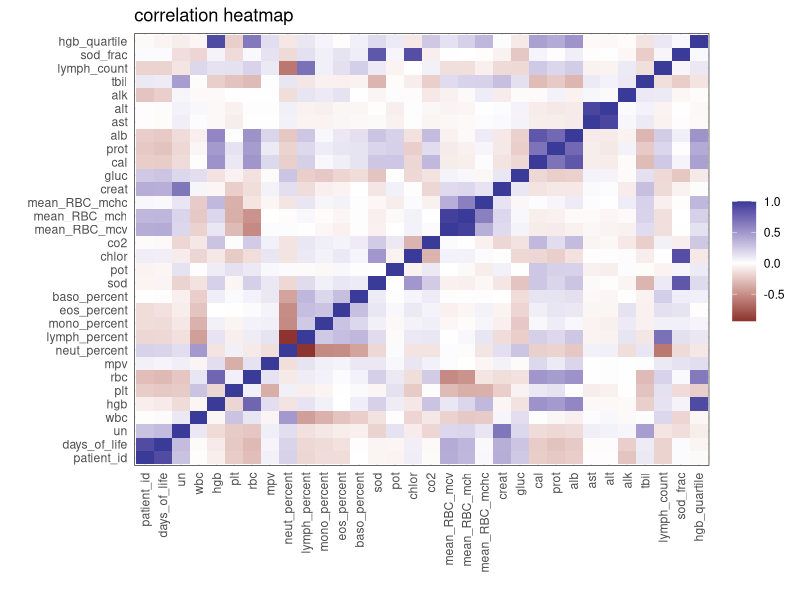
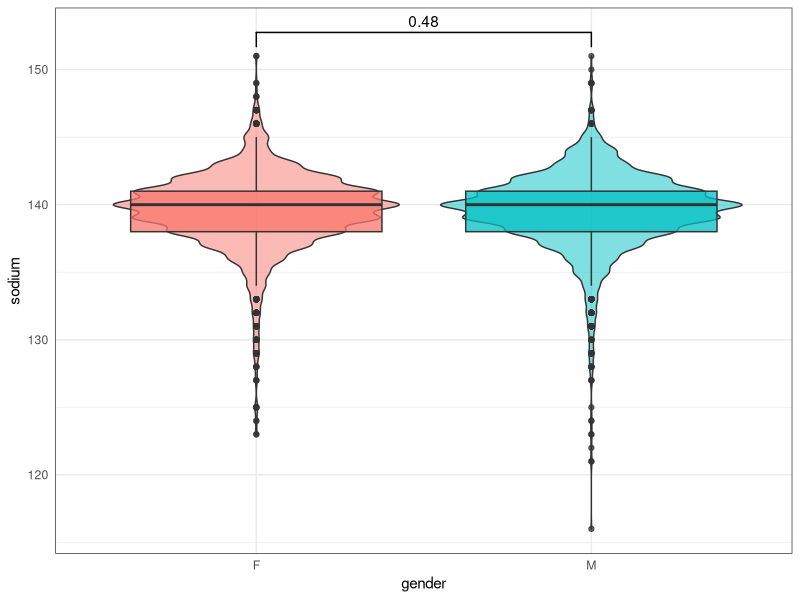
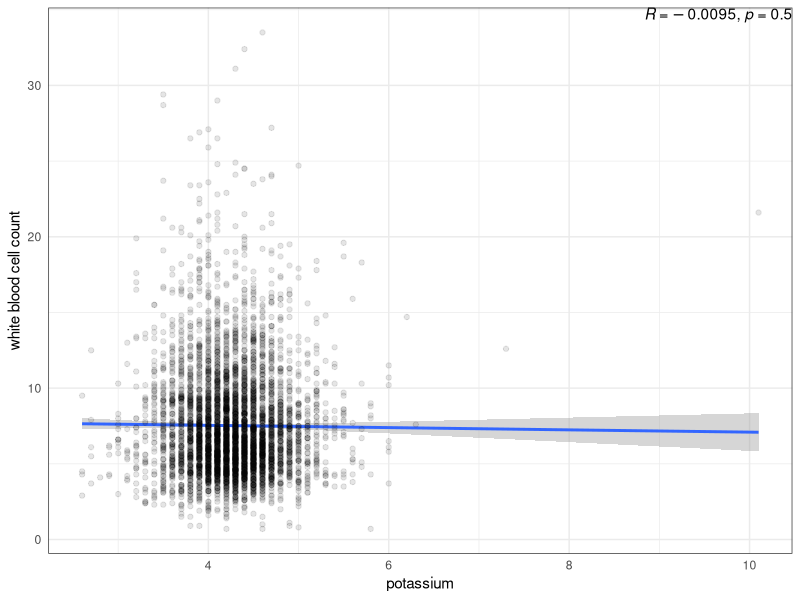
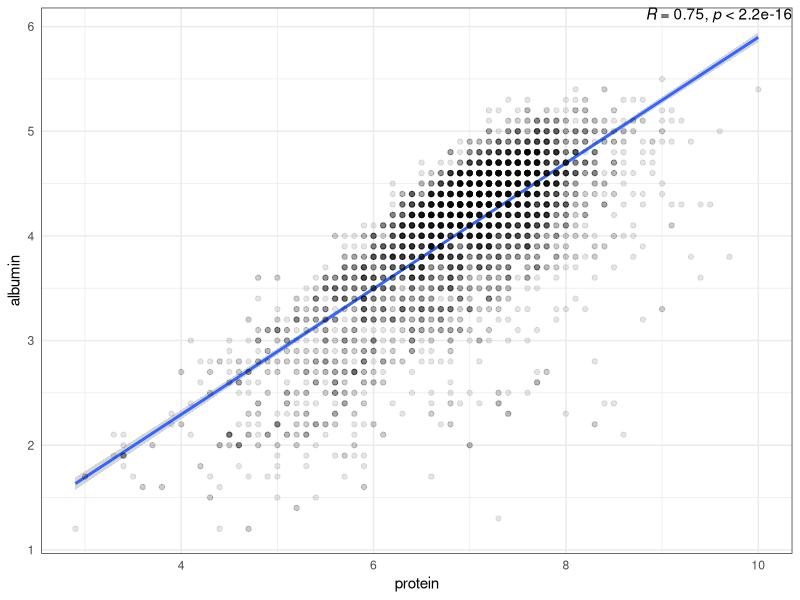
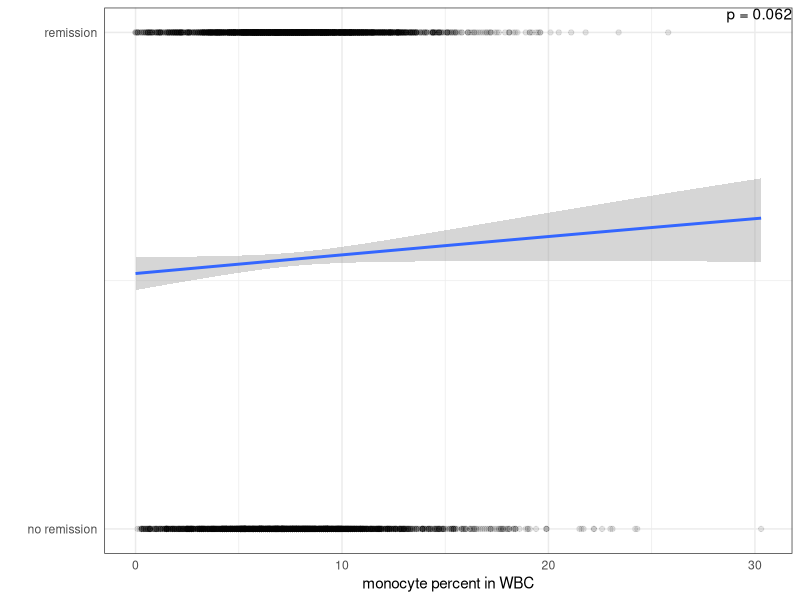
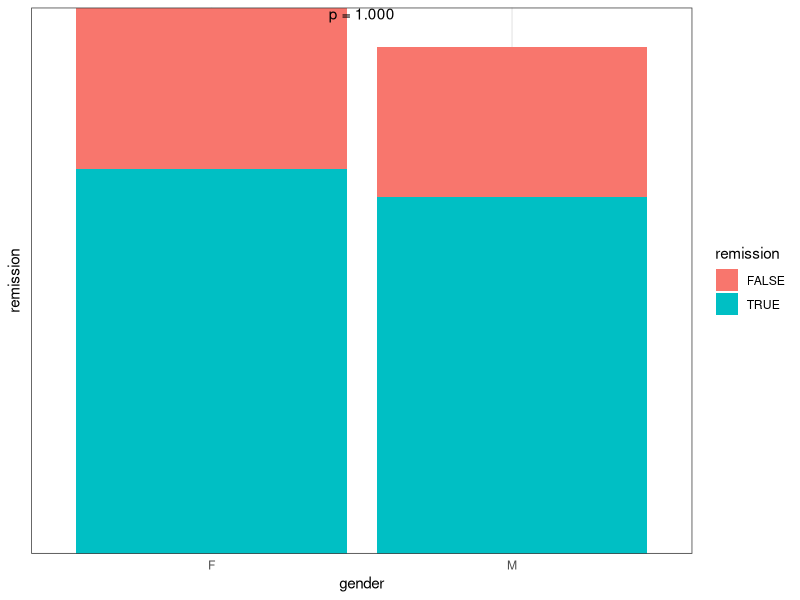
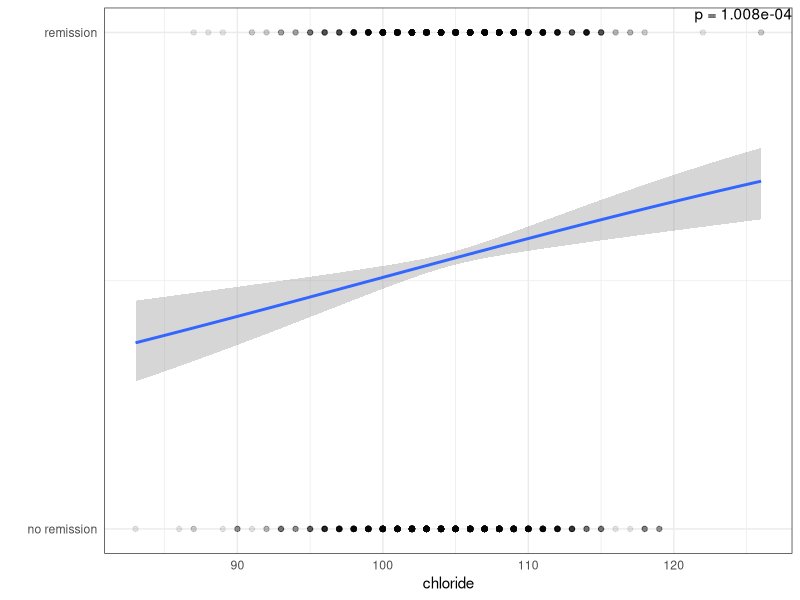
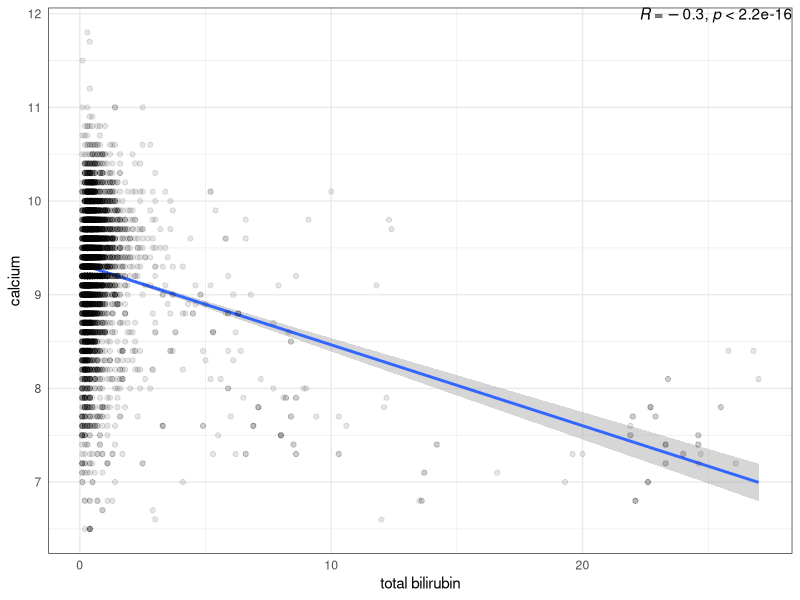

These figures' R source, in order:
## ---- chunk 1
knitr::opts_chunk$set(echo = TRUE)
## ---- chunk 2
library(tidyverse)
library(here)
library(reshape2)
library(ggpubr)
library(patchwork)

df = read_table(here("Data", "joined_adjusted.tsv"))

theme_set(theme_bw() +
            theme(axis.ticks = element_blank()))
## ---- chunk 3
cor(df[, sapply(df, is.numeric)], use = "complete.obs") %>%
  reshape2::melt() %>%
  ggplot(aes(Var1, Var2, fill = value)) +
  geom_tile() +
  scale_fill_gradient2() +
  theme(axis.text.x = element_text(angle = 90, hjust = 1, vjust = .5)) +
  labs(x = "", y = "", fill = "", title = "correlation heatmap")
## ---- chunk 4
df %>%
  ggplot(aes(gender, sod, fill = gender)) +
  geom_violin(alpha = .5) +
  geom_boxplot(alpha = .75) +
  geom_signif(comparisons = list(c("M", "F")), test = "t.test") +
  labs(y = "sodium") +
  theme(legend.position = "none")
## ---- chunk 5
p_val = signif(t.test(df[df$gender == "F",]$sod, df[df$gender == "M",]$sod)$p.value, 2)
## ---- chunk 6
df %>%
  ggplot(aes(pot, wbc)) +
  geom_smooth(method = "lm") +
  geom_point(alpha = .1) +
  stat_cor(label.x = Inf, label.y = Inf, hjust = 1, vjust = 1) +
  labs(x = "potassium", y = "white blood cell count")
## ---- chunk 7
ct = cor.test(df$pot, df$wbc)
pearson_r = signif(ct$estimate, 2)
p_val = signif(ct$p.value, 2)
## ---- chunk 8
df %>%
  ggplot(aes(prot, alb)) +
  geom_smooth(method = "lm") +
  geom_point(alpha = .1) +
  stat_cor(label.x = Inf, label.y = Inf, hjust = 1, vjust = 1) +
  labs(x = "protein", y = "albumin")
## ---- chunk 9
ct = cor.test(df$prot, df$alb)
pearson_r = signif(ct$estimate, 2)
p_val = sub(".*< (\\d+\\.\\d+e-\\d+)$", "\\1", 
            grep("p-value", capture.output(ct), value = T))
## ---- chunk 10
# p-value from logistic regression model
model = glm(remission ~ mono_percent, data = df, family = binomial)
p_val = summary(model)$coefficients[2,4]

df %>%
  ggplot(aes(mono_percent, as.integer(remission))) + 
  geom_smooth(method="glm", method.args=list(family="binomial")) +
  geom_point(alpha = .1) +
  annotate("text", x = Inf, y = Inf, 
           label = sprintf("p = %.3f", p_val), vjust = 1, hjust = 1) +
  labs(x = "monocyte percent in WBC", y = "") +
  scale_y_continuous(breaks = c(0, 1), labels = c("no remission", "remission"))
## ---- chunk 11
# Chi-squared test p-value
contingency_table = table(df$gender, df$remission)
chi_test = chisq.test(contingency_table)
p_val = chi_test$p.value

df %>%
  ggplot(aes(gender, remission, fill = remission)) +
  geom_col() +
  annotate("text", x = 1.5, y = Inf, 
           label = sprintf("p = %.3f", p_val), vjust = 1, hjust = .5) +
  theme(axis.text.y = element_blank())
## ---- chunk 12
# p-value from logistic regression model
model = glm(remission ~ chlor, data = df, family = binomial)
p_val = summary(model)$coefficients[2,4]

# plot
df %>%
  ggplot(aes(chlor, as.integer(remission))) + 
  geom_smooth(method="glm", method.args=list(family="binomial")) +
  geom_point(alpha = .1) +
  annotate("text", x = Inf, y = Inf, 
           label = sprintf("p = %.3e", p_val), vjust = 1, hjust = 1) +
  scale_y_continuous(breaks = c(0, 1), labels = c("no remission", "remission")) +
  labs(x = "chloride", y = "")
## ---- chunk 13
df %>%
  ggplot(aes(tbil, cal)) +
  geom_smooth(method = "lm") +
  geom_point(alpha = .1) +
  stat_cor(label.x = Inf, label.y = Inf, hjust = 1, vjust = 1) +
  labs(x = "total bilirubin", y = "calcium")
## ---- chunk 14
ct = cor.test(df$tbil, df$cal)
pearson_r = signif(ct$estimate, 2)
p_val = sub(".*< (\\d+\\.\\d+e-\\d+)$", "\\1", 
            grep("p-value", capture.output(ct), value = T))
## ---- chunk 15
df %>%
  ggplot(aes(gender, alt, fill = gender)) +
  geom_violin() +
  geom_signif(comparisons = list(c("M", "F")), test = "t.test") +
  labs(y = "alanine transaminase") +
  theme(legend.position = "none")
## ---- chunk 16
p_val = signif(t.test(df[df$gender == "F",]$alt, df[df$gender == "M",]$alt)$p.value, 2)
